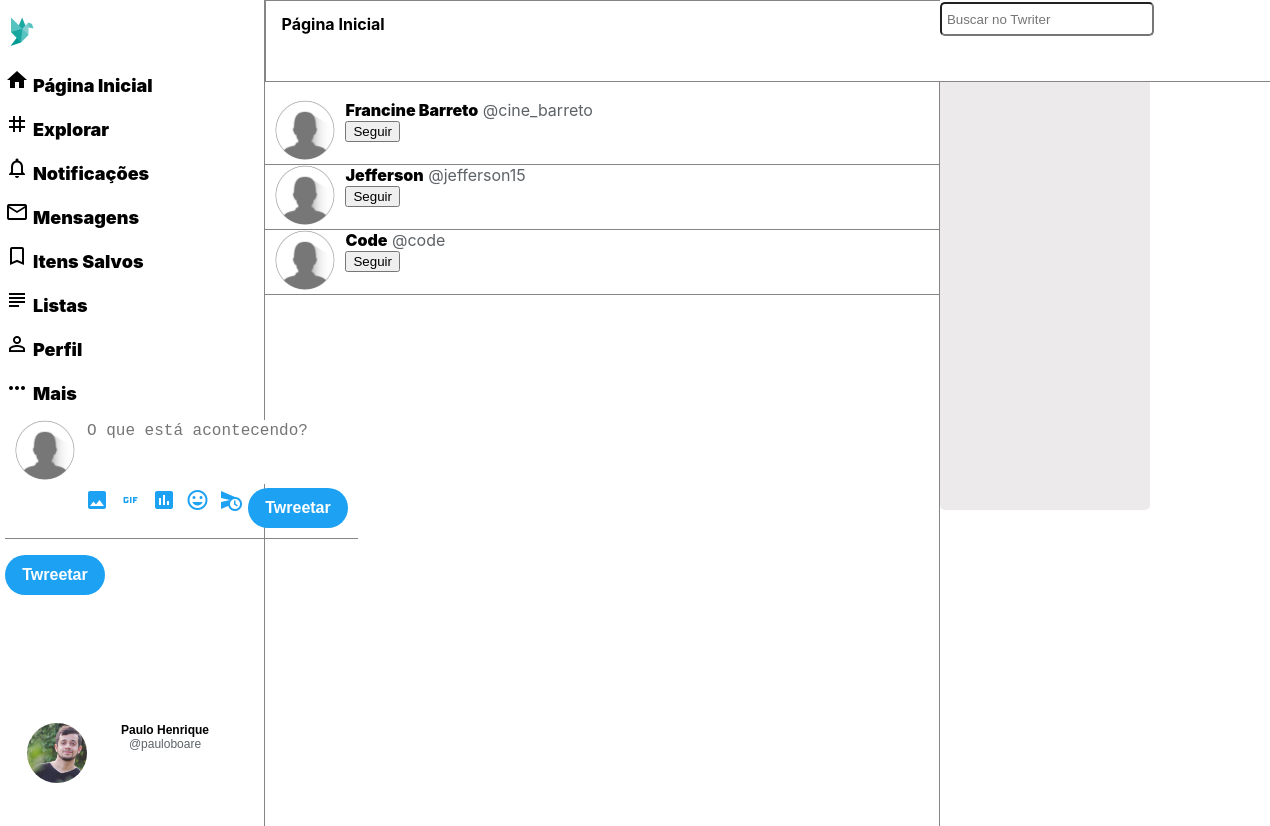
Screenshot of /following.php?userfollow=pauloboare/following (signed in) with the database file from the repository.
### tables this page shows
CREATE TABLE `tb_users` (
  `id_users` int(6) NOT NULL,
  `username` varchar(12) NOT NULL,
  `name` varchar(32) NOT NULL,
  `password` varchar(40) NOT NULL,
  `avatar` varchar(40) NOT NULL
);

CREATE TABLE `tb_follow` (
  `id_follow` int(10) NOT NULL,
  `user_on` int(6) NOT NULL,
  `user_following` int(6) NOT NULL
);

### following.php (the view, shortened to what this page needs)
<?php include "header.php";?>
<main role="main" class="fullheight">
    <div id="feed-container">
                <div id="header-home">
                    <h2 id="title-feed">  Página Inicial </h2>
                </div>
        <div id="feed">
            <section id="feed-posts">
           <?php
           include "connect.php";
if(empty($_GET)){
    http_response_code(404);
    include('404.php');
    die();}
else {
    $userP=$_GET['userfollow'];
    $userProfile = substr($userP, 0, strrpos($userP,"/"));
}
$sqlUser="SELECT * FROM tb_users WHERE username='$userProfile'";
$resultUser=mysqli_query($connect, $sqlUser);
if (mysqli_num_rows($resultUser)) {
$dataUser=mysqli_fetch_array($resultUser);
$idProfile=$dataUser['id_users'];
}
else {
    http_response_code(404);
    include('404.php');
    echo $userProfile;
    die();
}
           $sqlFollower = mysqli_query($connect, "SELECT * FROM tb_follow
           left join tb_users on tb_follow.user_on = tb_users.id_users
           WHERE tb_follow.user_following=$idProfile");
while ($result=mysqli_fetch_array($sqlFollower)) {
    echo "<article id='posts'>
    <div id='user-avatar'>
    <a href=".$result['username']."><img src='img/default.png' class='img-avatar'></a>
    </div>
    <div id='post-single'> <a href=".$result['username']." class='post-name-title'>".
    $result['name']."</a> <a href=".$result['username']." class='post-username-title'> @".$result['username']."</a>
    <span class='post-name-title'>";
    if( $result['id_users'] == $_SESSION['id-user'] ){
        echo "";
    }
    elseif( mysqli_num_rows(mysqli_query($connect, "SELECT * FROM tb_follow
    WHERE user_on=".$_SESSION['id-user']. " AND user_following=".$result['user_following'] )) === 0){
    echo    "<form method=post>
            <button name='btn-follow'> Seguir </button>
            </form>";
            }
    echo "</span></div></article>";
}
?>
            </section>
        </div>
    </div>
    <?php include "sidebar.php"; ?>
</main>
<?php include "footer.php"; ?>

### header.php (shortened to what this page needs)
<!DOCTYPE html>
<html lang="pt-br">
<head>
    <link rel="stylesheet" href="css/style.css">
</head>
<body>
<?php
                include "connect.php";
                $idProfile=$_SESSION['id-user'];
                $sqlUser="SELECT * FROM tb_users WHERE id_users=$idProfile";
                $resultUser=mysqli_query($connect, $sqlUser);
                if (mysqli_num_rows($resultUser)) {
                $dataUser=mysqli_fetch_array($resultUser);
                $avatarProfile=$dataUser['avatar'];
                }
?>
<div id="container" class="fullheight">
<header role="banner" class="fullheight">
    <div id="header-left">
        <nav role="navigation">
        <a href="home" role="link" class="nav-link"><div class="link-title"><img src="img/logo.png" id="nav-logo"></div></a>
        <a href="home" role="link" class="nav-link"><div class="link-title"><span class="material-icons">home</span><span>Página Inicial</span></div></a>
        <a href="#" role="link" class="nav-link"><div class="link-title"><span class="material-icons">tag</span><span>Explorar</span></div></a>
        <a href="#" role="link" class="nav-link"><div class="link-title"><span class="material-icons">notifications_none</span><span>Notificações</span></div></a>
        <a href="#" role="link" class="nav-link"><div class="link-title"><span class="material-icons">mail_outline</span><span>Mensagens</span></div></a>
        <a href="#" role="link" class="nav-link"><div class="link-title"><span class="material-icons">bookmark_border</span><span>Itens Salvos</span></div></a>
        <a href="#" role="link" class="nav-link"><div class="link-title"><span class="material-icons">subject</span><span>Listas</span></div></a>
        <a href="<?php echo $_SESSION['user-checked'];?>" role="link" class="nav-link"><div class="link-title"><span class="material-icons">perm_identity</span><span>Perfil</span></div></a>
        <a href="#" role="link" class="nav-link"><div class="link-title"><span class="material-icons">more_horiz</span><span>Mais</span></div></a>
        </nav>
        <div class="twreetar">
            <?php include "modal.php"; ?>
        </div>
        <div id="acount">
<button id="dropup">
    <?php
       echo "<div id='myacount'>
       <div id='user-avatar'>
       <img src='img/".$avatarProfile."' class='img-avatar'>
       </div>
       <div id='post-single'> <span class='post-name-title'>"
       .$_SESSION['name']."</span> <br>
       <span class='post-username-title'>@"
       .$_SESSION['user-checked'].
       "</span></div></div>";
    ?>
    </button>
        </div>
    </div>
</header>

### css/style.css (style rules this page uses)
body { font-family: BlinkMacSystemFont, "Segoe UI", Roboto, Helvetica, Arial, sans-serif; margin: 0; }
#container { display: flex; margin: auto; width: 1260px; }
main { flex-grow: 2; display: flex; }
header { flex-grow: 1; }
#nav-logo { width: 32px; display: inline; }
.nav-link { text-decoration: none; }
.link-title { margin: 16px 0 16px 0; font-size: 18px; color: #000000; font-weight: 900; display: block; }
.link-title { display: block; }
.material-icons { margin-right: 4px; font-size: 18px; color: #000000; font-weight: 900; }
.link-title span { align-content: center; }
#header-home, #aside-search { position: fixed; top: 0; height:80px; }
#header-home { background: #ffffff; border: 1px rgb(133, 133, 133) solid; width: 100%; display: block; }
#acount { position: relative; top: 100px; }
#myacount { display: flex; }
#title-feed { font-size: 16px; padding: 0; margin-left: 15px; }
#header-left { position: fixed; }
.fullheight { min-height: 969px; }
#feed { margin-top: 100px; }
#feed-container { margin: 0; padding: 0; flex-grow: 2; border-left: 1px rgb(133, 133, 133) solid; }
#posts { display: flex; border-bottom: rgb(133, 133, 133) solid 1px; }
.img-avatar, #img-avatar { border-radius: 50%; width: 60px; height: 60px; margin-left: 10px; }
#post-single, #mypost { margin-left: 10px; width: 100%; }
.post-name-title { color: #000000; font-weight: 900; text-decoration: none; }
.post-username-title { color: #5d6266; text-decoration: none; }
#dropup { color: #000000; width: 240px; background: #FFFFFF; padding: 12px; font-size: 12px; border: none; border-radius: 50px; }

### rows the page displays
tb_users: avatar (picture)
tb_follow: user_on.name "Francine Barreto", user_on.username "cine_barreto"
tb_follow: user_on.name "Jefferson", user_on.username "jefferson15"
tb_follow: user_on.name "Code", user_on.username "code"

### other values shown
$_SESSION['name'] "Paulo Henrique"
$_SESSION['user-checked'] "pauloboare"
